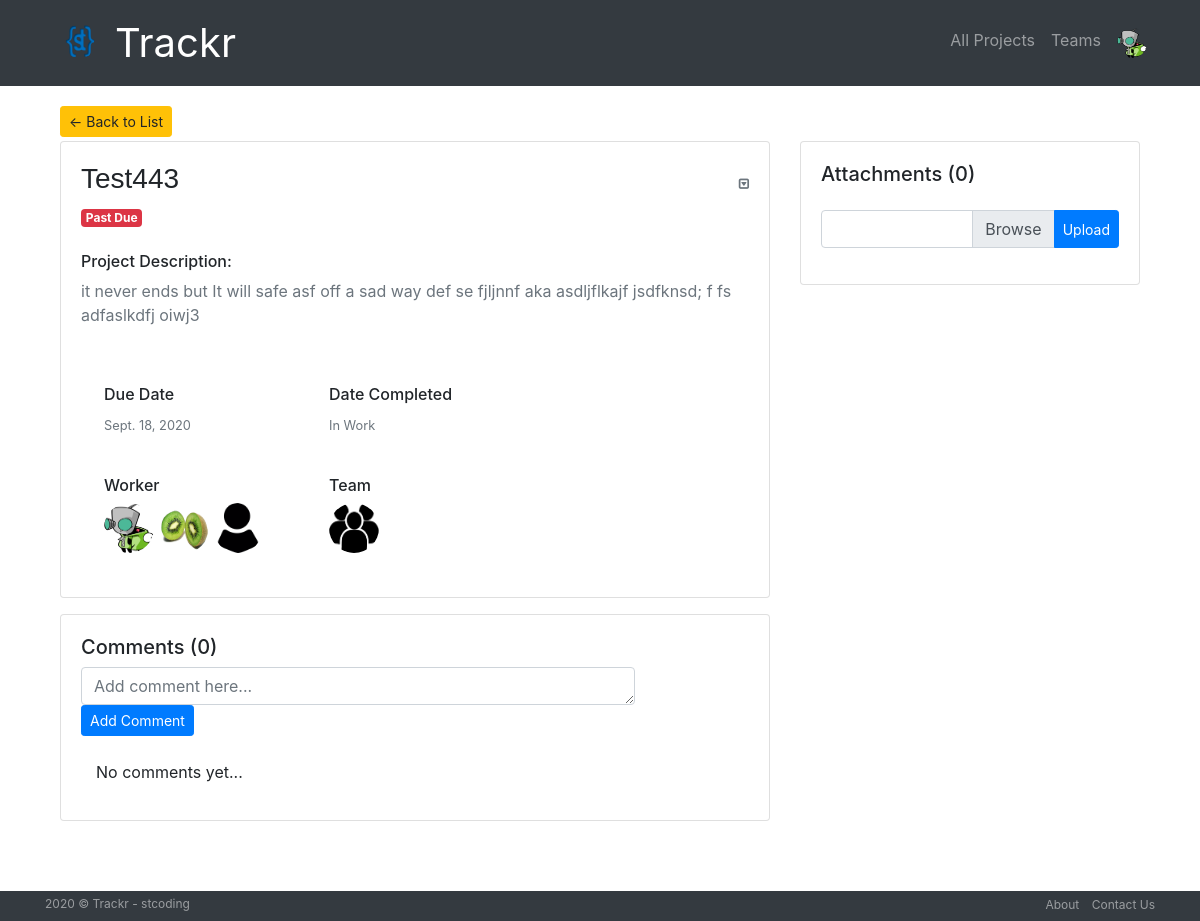
Before: /projects/project/5/ (signed in) with the older database file.
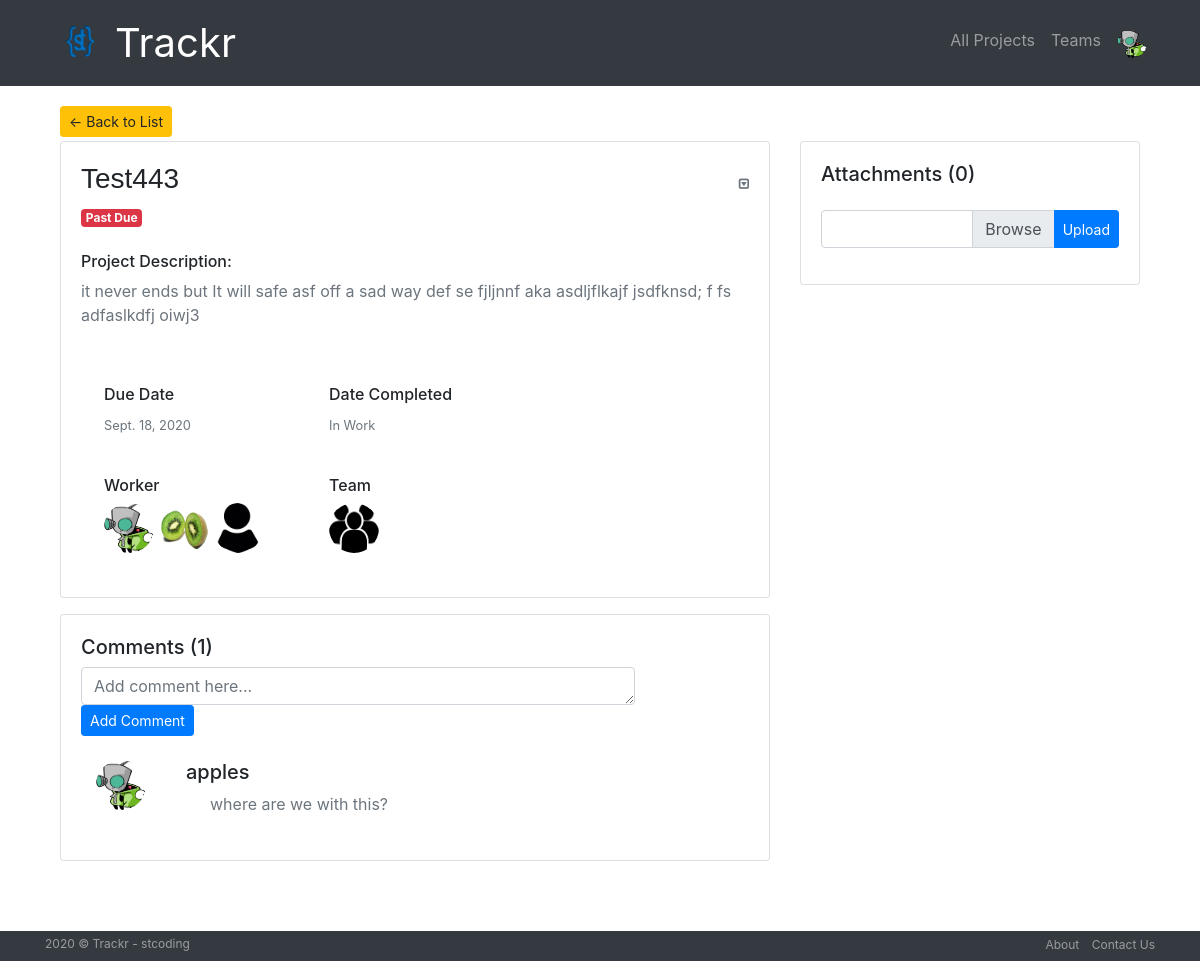
After: the same page with the newer database file.
### accounts/models.py (models this page shows, shortened)
class UserProfile(models.Model):
    user = models.OneToOneField(User,null=True,on_delete=models.CASCADE)
    first_name = models.CharField(max_length=100,null=True)
    last_name = models.CharField(max_length=100,null=True)
    email = models.EmailField(max_length=254,null=True)
    phone = models.CharField(max_length=15,null=True)
    address = models.CharField(max_length=100,null=True)
    city = models.CharField(max_length=50,null=True)
    state = models.CharField(max_length=50,null=True)
    zip = models.CharField(max_length=10,null=True)
    profile_pic = models.ImageField(default="profile1.png", null=True, blank=True)
    is_manager = models.BooleanField(default=False,null=True)

### projects/models.py (models this page shows, shortened)
class Project(models.Model):
    id = models.AutoField(primary_key=True)
    project_name = models.CharField(max_length=256)
    workers = models.ManyToManyField(User,through='ProjectWorker')
    created_by = models.ForeignKey(User,related_name='created',null=True,on_delete=models.SET_NULL)
    description = models.TextField()
    created_at = models.DateTimeField(default=timezone.now)
    due_date = models.DateTimeField()
    status = models.CharField(max_length=20,choices=status)
    completed_on = models.DateTimeField(blank=True,null=True)
    team = models.ForeignKey(Team,related_name='projects',null=True,blank=True,on_delete=models.SET_NULL)
    class Meta():
        ordering = ['-created_at']

class Comment(models.Model):
    project = models.ForeignKey(Project,null=True,on_delete=models.CASCADE,related_name='comments')
    author = models.ForeignKey(User,related_name='author',null=True,on_delete=models.CASCADE)
    text = models.CharField(max_length=256,blank=True,null=True)
    approved_comment = models.BooleanField(default=False,null=True)

### teams/models.py (models this page shows, shortened)
class Team(models.Model):
    name = models.CharField(max_length=255, unique=True)
    slug = models.SlugField(allow_unicode=True, unique=True)
    description = models.TextField(blank=True, default='')
    description_html = models.TextField(editable=False, default='', blank=True)
    members = models.ManyToManyField(User,through="TeamMember")
    team_pic = models.ImageField(upload_to='images',default="team.png", null=True, blank=True)
    def __str__(self):
        return self.name
    class Meta:
        ordering = ["name"]

### projects/views.py (the view)
# urls.py: path("project/<int:pk>/",views.projectDetail,name="detail"),
@login_required
def projectDetail(request, pk):
    project = get_object_or_404(Project, pk=pk)
    comments = Comment.objects.all()
    attachments = Attachment.objects.all()
    handle_add_comment(request, project)
    if request.FILES.get("attachment_file_input"):
        file = request.FILES.get("attachment_file_input")
        Attachment.objects.create(
            project=project, added_by=request.user, file=file
        )
        return redirect("projects:detail", pk=project.pk)
    context = {'project':project,'comments':comments,'attachments':attachments}
    return render(request, 'projects/project_detail.html',context)

### projects/views.py (called while the page is built)
def handle_add_comment(request, project):
    if not request.POST.get("add_comment"):
        return
    Comment.objects.create(author=request.user, project=project, text=request.POST["comment-body"])

### trackr/context-processor.py (called while the page is built)
def extras(request):
    if request.user.is_authenticated:
        profile= request.user.userprofile
        return {'profile':profile}
    else:
        return {}

### projects/templates/projects/project_detail.html (shortened to what the changed rows need)
{% extends "projects/project_base.html" %}
{% load bootstrap4 %}
{% block proj_content %}
<div class="row detail">
  <div class="col-lg-6 col-xl-8">
    <div class="d-block card">
      <div class="card-body">
        <h3 style="background-color: #ffffff;">{{ project.project_name }}
          <div class="dropdown float-right">
          </div>
        </h3>
        {% if project.status == 'Active' %}
          <div><span class="badge badge-pill badge-primary">{{project.status}}</span></div>
        {% elif project.status == 'Hold' %}
          <div><span class="badge badge-warning">{{project.status}}</span></div>
        {% elif project.status == 'Past Due' %}
          <div><span class="badge badge-danger">{{project.status}}</span></div>
        {% else %}
          <div><span class="badge badge-success">{{project.status}}</span></div>
        {% endif %}
        <br>
        <h6>Project Description:</h6>
        <p class='text-muted mb-2 desc'>{{ project.description }}</p>
        <div class="row ml-2">
          <div class="col-md-4">
            <div class="mb-4">
              <p><small class="text-muted">{{project.due_date.date}}</small></p>
            </div>
          </div>
          <div class="col-md-4">
          </div>
        </div>
        <div class="row mt-3 ml-2">
          <div class="col-md-4">
            <div class="mb-4">
              {% for worker in project.workers.all %}
                <a href="{% url 'projects:worker' pk=worker.pk %}" data-toggle='tooltip' data-pacement='top' class='d-inline-block' title="{{worker}}">
                  <img class="rounded-circle img-thumnail avatar-sm" src="{{worker.userprofile.profile_pic.url}}">
                </a>
              {% endfor %}
            </div>
          </div>
          <div class="col-md-4">
            <div class="mb-4">
              {% if project.team != None %}
                <a href="{% url 'teams:single' slug=project.team|slugify %}" data-toggle='tooltip' data-pacement='top' title="{{project.team}}" class='d-inline-block'>
                  <img class="rounded-circle img-thumnail avatar-sm" src="{{project.team.team_pic.url}}">
                </a>
              {% else %}
                <img class="rounded-circle img-thumnail avatar-sm" src="/images/team.png">
              {% endif %}
            </div>
          </div>
        </div>
      </div>
    </div>
    <div class="d-block card mt-3">
      <div class="card-body">
        <div class="mt-0">
          <h5>Comments ({{project.comments.count}})</h5>
          <form class="form-inline" action="" method="post">
            <div class="form-row align-items-center">
            </div>
          </form>
        </div>
        <div class='container mt-4'>
          {% for comment in project.comments.all %}
            {% if user.is_authenticated or comment.approved_comment %}
              <div class="media mb-2">
                <img src="{{comment.author.userprofile.profile_pic.url}}" class="mr-3 rounded-circle img-thumnail avatar-sm">
                <div class="media-body">
                  <h5 class="ml-4">{{comment.author}}
                  </h5>
                  <p class='text-muted ml-5'>{{ comment.text }}</p>
                </div>
              </div>
            {% endif %}
          {% empty %}
              <p>No comments yet...</p>
          {% endfor %}
        </div>
      </div>
    </div>
  </div>
  <div class="col-lg-6 col-xl-4">
    <div class="d-block card ">
      <div class="card-body">
          <h5 class='card-title mb-3'>Attachments ({{project.attachments.count}})</h5>
          <form method="POST" action="" enctype="multipart/form-data">
            <div class="input-group input-group-sm mb-3 mt-4">
            </div>
          </form>
      </div>
    </div>
  </div>
</div>
{% endblock %}

Changed rows visible on the page:
changed Project "Test443": comments.count "0" → "1"
added Comment: author.userprofile.profile_pic (picture), author "apples", text "where are we with this?"
Other visible differences:
text no longer shown: "No comments yet..."
